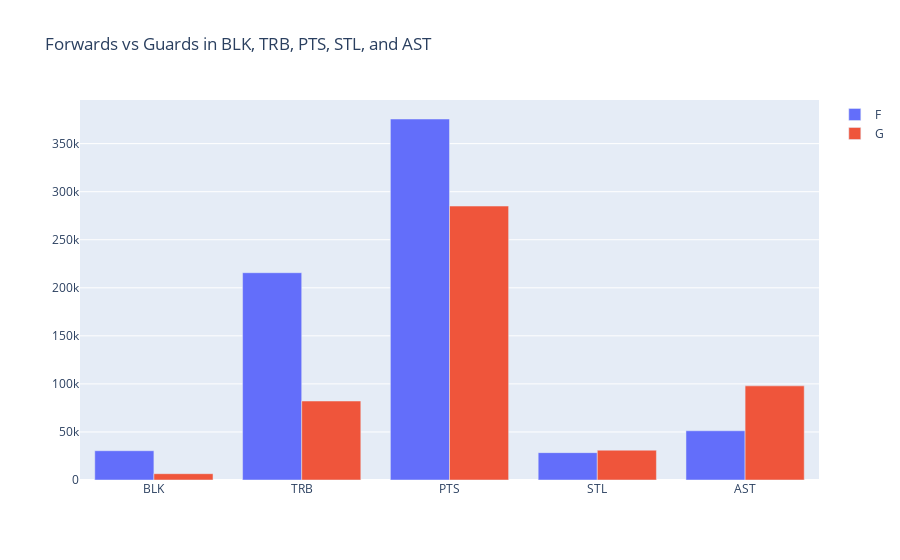

Notebook code cell kept with this figure:
### Code cell
# Create bar chart to compare the difference between F and G performances
fig = go.Figure(data=[
    go.Bar(name='F',x=df_F_G.columns,y=df_F_G.iloc[0]),
    go.Bar(name='G',x=df_F_G.columns,y=df_F_G.iloc[1])
])
fig.update_layout(title_text='Forwards vs Guards in BLK, TRB, PTS, STL, and AST')
fig.show()

### Figure 1 — Plotly figure (JSON) as saved in the notebook; plotly's stock layout.template omitted (floating-point values rounded to 4 significant figures)
{"data": [{"name": "F", "type": "bar", "x": ["BLK", "TRB", "PTS", "STL", "AST"], "y": [30471, 215690, 375632, 28470, 51230]}, {"name": "G", "type": "bar", "x": ["BLK", "TRB", "PTS", "STL", "AST"], "y": [6561, 82175, 285046, 31026, 97952]}], "layout": {"title": {"text": "Forwards vs Guards in BLK, TRB, PTS, STL, and AST"}}}
